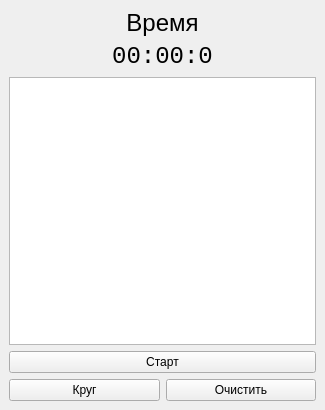
<?xml version="1.0" encoding="UTF-8"?>
<ui version="4.0">
 <class>MainWindow</class>
 <widget class="QMainWindow" name="MainWindow">
  <property name="geometry">
   <rect>
    <x>0</x>
    <y>0</y>
    <width>325</width>
    <height>410</height>
   </rect>
  </property>
  <property name="windowTitle">
   <string>MainWindow</string>
  </property>
  <widget class="QWidget" name="centralwidget">
   <layout class="QVBoxLayout" name="verticalLayout">
    <item>
     <widget class="QLabel" name="label_time">
      <property name="font">
       <font>
        <pointsize>18</pointsize>
       </font>
      </property>
      <property name="text">
       <string>Время</string>
      </property>
      <property name="alignment">
       <set>Qt::AlignCenter</set>
      </property>
     </widget>
    </item>
    <item>
     <widget class="QLabel" name="label_seconds">
      <property name="font">
       <font>
        <family>Consolas</family>
        <pointsize>18</pointsize>
       </font>
      </property>
      <property name="text">
       <string>00:00:0</string>
      </property>
      <property name="alignment">
       <set>Qt::AlignCenter</set>
      </property>
     </widget>
    </item>
    <item>
     <widget class="QTextBrowser" name="tb_times"/>
    </item>
    <item>
     <widget class="QPushButton" name="pb_start">
      <property name="text">
       <string>Старт</string>
      </property>
      <property name="checkable">
       <bool>true</bool>
      </property>
     </widget>
    </item>
    <item>
     <layout class="QHBoxLayout" name="horizontalLayout">
      <item>
       <widget class="QPushButton" name="pb_lap">
        <property name="text">
         <string>Круг</string>
        </property>
       </widget>
      </item>
      <item>
       <widget class="QPushButton" name="pb_clear">
        <property name="text">
         <string>Очистить</string>
        </property>
       </widget>
      </item>
     </layout>
    </item>
   </layout>
  </widget>
 </widget>
 <resources/>
 <connections/>
</ui>
